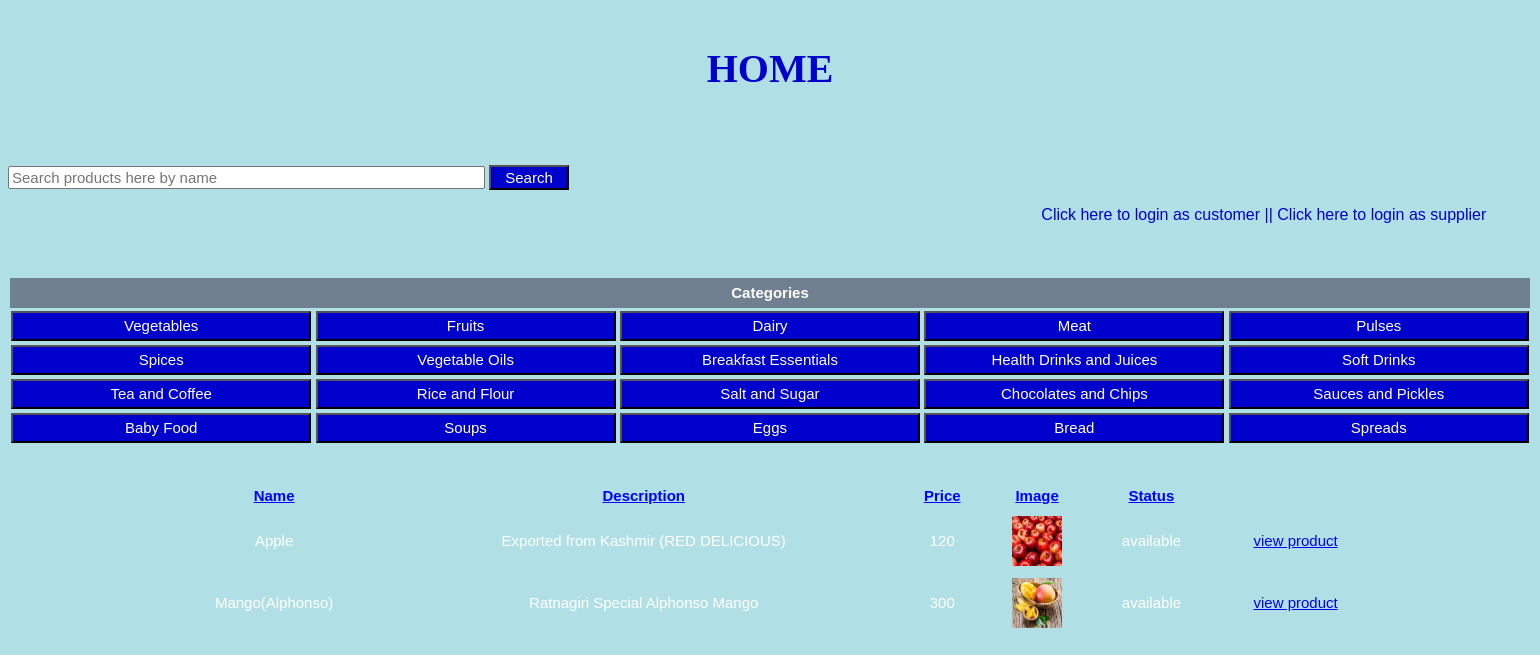
The page /homepage.php on the database its author committed.
### tables this page shows
CREATE TABLE `products` (
  `ID` int(11) NOT NULL,
  `Cat_ID` int(50) NOT NULL,
  `Name` varchar(255) NOT NULL,
  `Description` varchar(255) NOT NULL,
  `Price` int(20) NOT NULL,
  `Image` varchar(255) NOT NULL,
  `Suppliers_ID` int(11) NOT NULL,
  `CreatedAt` date NOT NULL,
  `UpdatedAt` date NOT NULL,
  `Status` varchar(10) NOT NULL
);

### homepage.php (the view, shortened to what this page needs)
<html>
<head>
</head>
<body>
	<div class="header">
  		<h1>HOME</h1>
	</div>
<form action="homepage.php" method="post">
	<br><br>
	<input type="text" size="50" name="valueToSearch" placeholder="Search products here by name">
	<input type="submit" id="SearchProductName" name="search" value="Search">
</form>
		<p style="text-align: right;font-family: Arial;color: mediumblue; margin-right:3%; ">Click here to login as customer || Click here to login as supplier</p>
<br><br>
<form name="homepage.php" method="post" action="homepage.php">
<table width=100%>
<tr><th colspan="5" style="background-color: slategray; width: 25em; height: 2em;">Categories</th></tr>
    <tr><td><input type="submit" name="sub_btn" value="Vegetables"></td>
	    <td><input type="submit" name="sub_btn" value="Fruits"></td>
	    <td><input type="submit" name="sub_btn" value="Dairy"></td>
	    <td><input type="submit" name="sub_btn" value="Meat"></td>
	    <td><input type="submit" name="sub_btn" value="Pulses"></td> </tr>
    <tr><td><input type="submit" name="sub_btn" value="Spices"></td>
	    <td><input type="submit" name="sub_btn" value="Vegetable Oils"></td>
	    <td><input type="submit" name="sub_btn" value="Breakfast Essentials"></td>
	    <td><input type="submit" name="sub_btn" value="Health Drinks and Juices"></td>
	    <td><input type="submit" name="sub_btn" value="Soft Drinks"></td> </tr>
    <tr><td><input type="submit" name="sub_btn" value="Tea and Coffee"></td>
	    <td><input type="submit" name="sub_btn" value="Rice and Flour"></td>
	    <td><input type="submit" name="sub_btn" value="Salt and Sugar"></td>
	    <td><input type="submit" name="sub_btn" value="Chocolates and Chips"></td>
	    <td><input type="submit" name="sub_btn" value="Sauces and Pickles"></td> </tr>
    <tr><td><input type="submit" name="sub_btn" value="Baby Food"></td>
	    <td><input type="submit" name="sub_btn" value="Soups"></td>
	    <td><input type="submit" name="sub_btn" value="Eggs"></td>
	    <td><input type="submit" name="sub_btn" value="Bread"></td>
	    <td><input type="submit" name="sub_btn" value="Spreads"></td> </tr>
</table>
</form>
<?php
include("config.php");
?>
<br>
<?php
$sql="SELECT `products`.* FROM `products` WHERE `products`.`status`='Available'";
$result=mysqli_query($dbcon,$sql);
?>
<table width="80%" border="1" cellspacing="2" cellpadding="5" align="center">
<tr>
 		<td align="center" style="color:blue;"><strong><u>Name</strong></td>
 		<td align="center" style="color:blue;"><strong><u>Description</strong></td>
 		<td align="center" style="color:blue;"><strong><u>Price</strong></td>
 		<td align="center" style="color:blue;"><strong><u>Image</strong></td>
 		<td align="center" style="color:blue;"><strong><u>Status</strong></td>
</tr>
<?php
if (mysqli_num_rows($result)>0)
	 {
	 	while($row=mysqli_fetch_array($result))
		{
?>			<tr>
						<td><?php echo $row['Name']; ?></td>
						<td><?php echo $row['Description']; ?></td>
						<td><?php echo $row['Price']; ?></td>
						<td>
							<div class="container main">
								<div class="img-block">
										<img class="img-responsive" src="<?php echo $row['Image'];?>" alt="Card Image Caption" width="50" height ="50" >
								</div>
							</div>
						</td>
						<td><?php echo $row['Status']; ?></td>
						<td><a href="vproduct.php?pid=<?php echo $row['ID']; ?>">view product</a></td>
<?php		}
	 }
	 else
		echo '<tr><td align="center" colspan="5" style="color:red;">No Record Found</td></tr>' ;
 ?>
</table>
</body>
</html>

### homepage.php (style rules this page uses)
body { background-color: powderblue; }
div.header { padding: 10px; text-align: center; color: mediumblue; //background-color: green; font-size: 20px; font-family: Times New Roman; }
#SearchProductName { width: 80px; height: 25px;  }
input { font-family: Arial; font-size: 15px; }
input[type=submit] { background-color: mediumblue; color: white; align-content: center; width: 20em; height: 2em; }
table, th, td { font-family: Arial; border: 1px; color: white; text-align: center; font-size: 15px; }

### rows shown on the page
products: Name "Apple", Description "Exported from Kashmir (RED DELICIOUS)", Price "120", Image (picture), Status "available"
products: Name "Mango(Alphonso)", Description "Ratnagiri Special Alphonso Mango", Price "300", Image (picture), Status "available"
